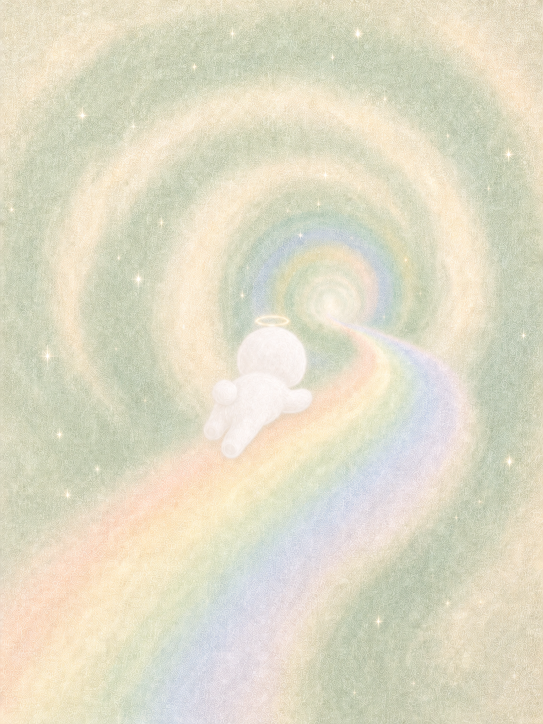
#> input picture prototype/assets/rainbow-bridge.png, 1086 x 1448 px (shown at 1/2 size)
$ python soften_pet.py
#> lines starting #> are read from the running program, lines starting #| are printed output that depends on the picture; after the words box and inside, x2 and y2 are one past the last pixel; in counts of white or black regions, pixels touching at a corner belong together
"""把 rainbow-bridge.png 里那条清晰的狗狗背影局部模糊掉，背景保持原清晰度。

用法：python3 soften_pet.py [半径]
半径是源图像素；页面上以 cover 缩放约 0.56，故屏幕观感 ≈ 半径 * 0.56。
"""
import sys
from PIL import Image, ImageDraw, ImageFilter

SRC = 'assets/rainbow-bridge.png'
DST = 'assets/rainbow-bridge-soft.png'
# 狗狗（含光环、尾巴、四条腿）的外接椭圆
CENTER, RX, RY = (517, 768), 148, 178
FEATHER = 42          # 蒙版羽化，越大过渡越自然


def soften(radius, dst=DST):
#> called with radius = 14, dst = 'assets/rainbow-bridge-soft.png'
    im = Image.open(SRC).convert('RGB')
#> im is the input picture: PIL image 1086x1448 RGB; mean R, G, B 223.9, 219.6, 198.3
    mask = Image.new('L', im.size, 0)
#> mask: PIL image 1086x1448 L; every value is 0
    ImageDraw.Draw(mask).ellipse(
        [CENTER[0] - RX, CENTER[1] - RY, CENTER[0] + RX, CENTER[1] + RY], fill=255)
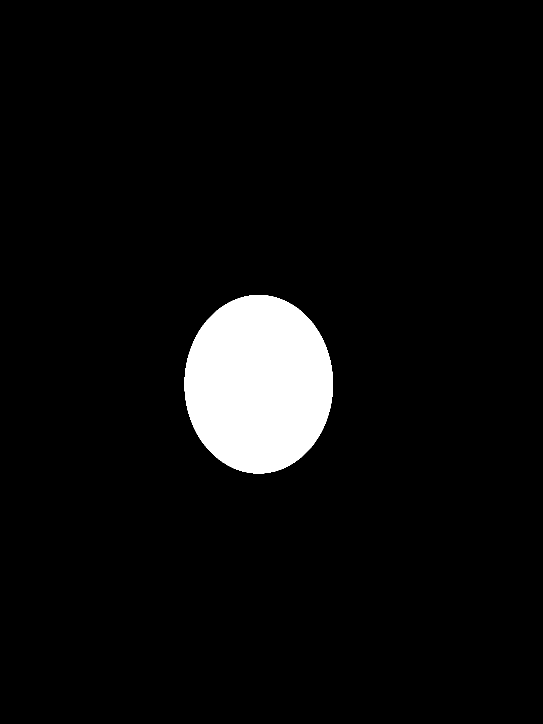
#> mask: PIL image 1086x1448 L (shown at 1/2 size); 5.3% white; 1 white region, box (x1, y1, x2, y2) and area: (369, 590, 666, 947) 83229
    mask = mask.filter(ImageFilter.GaussianBlur(FEATHER))
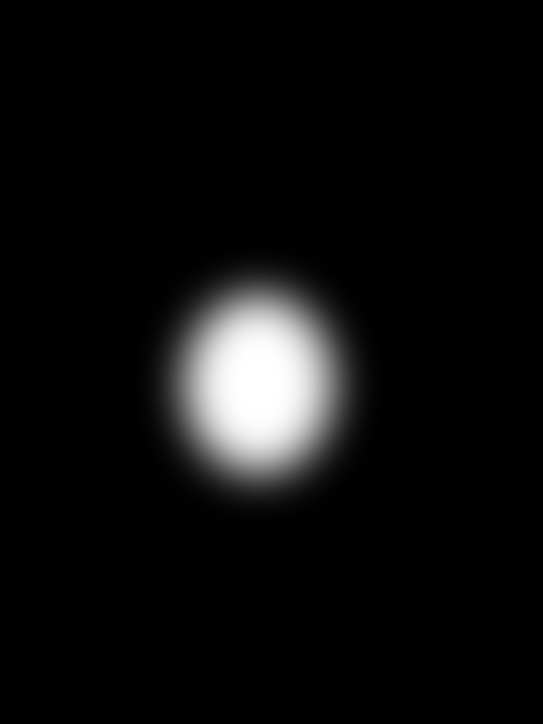
#> mask: PIL image 1086x1448 L (shown at 1/2 size); min 0, max 255, mean 13.5
    out = Image.composite(im.filter(ImageFilter.GaussianBlur(radius)), im, mask)
    out.save(dst)
    return dst


if __name__ == '__main__':
    r = float(sys.argv[1]) if len(sys.argv) > 1 else 14
    print(soften(r), 'radius=', r)

$ run again, with prototype/assets/home-v2.png copied over prototype/assets/rainbow-bridge.png
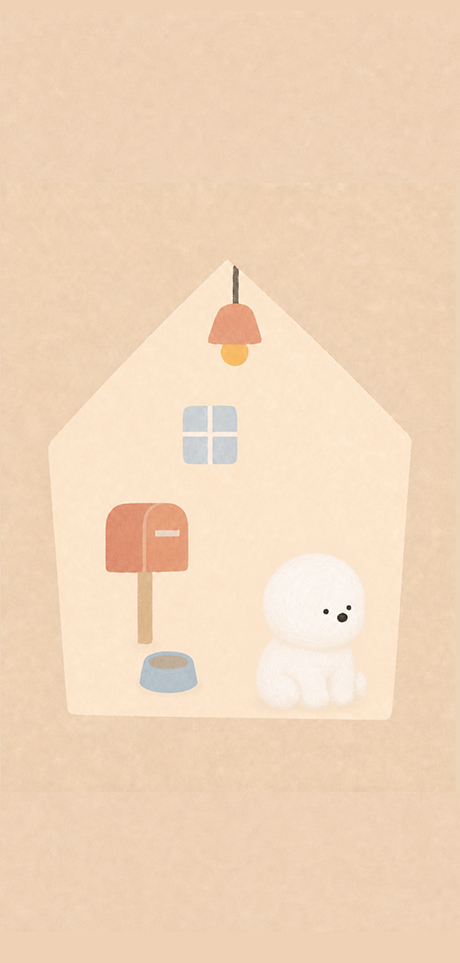
#> input picture prototype/assets/home-v2.png, 460 x 963 px
#> in soften, `ImageDraw.Draw(mask).ellipse( [CENTER[0] - RX, CENTER[1] - RY, CENTER[..`:
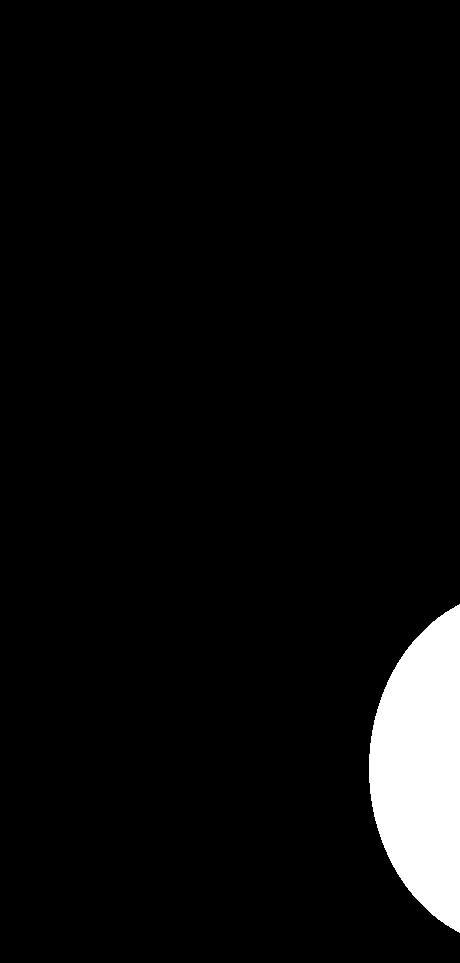
#> mask: PIL image 460x963 L; 4.9% white; 1 white region, box (x1, y1, x2, y2) and area: (369, 604, 460, 933) 21609
#> in soften, `mask = mask.filter(ImageFilter.GaussianBlur(FEATHER))`:
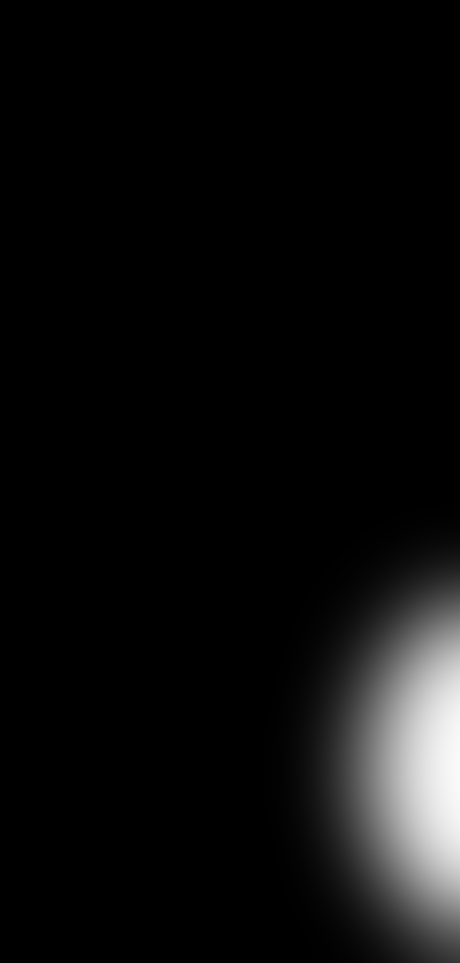
#> mask: PIL image 460x963 L; min 0, max 250, mean 12.7
